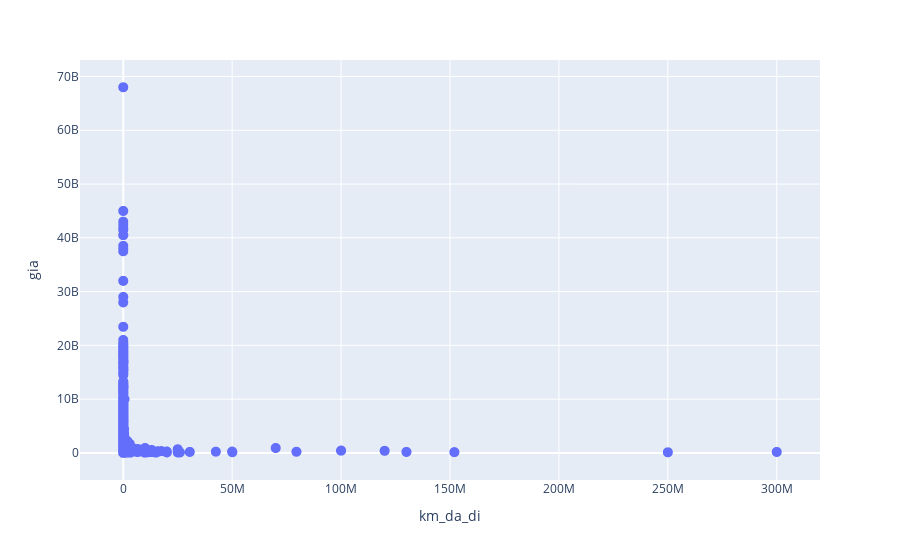

Notebook source saved alongside this figure:
### Code cell
#df = df[df.km_da_di < 1e9]
import plotly.express as px
fig = px.scatter(df, y="gia", x="km_da_di")
fig.update_traces(marker_size=10)
fig.show()

### Figure 1 — Plotly figure (JSON) as saved in the notebook; plotly's stock layout.template omitted (floating-point values rounded to 4 significant figures; data arrays with more than 128 entries replaced by an {"elided": "..."} marker saying what was removed)
{"data": [{"hovertemplate": "km_da_di=%{x}<br>gia=%{y}<extra></extra>", "legendgroup": "", "marker": {"color": "#636efa", "size": 10, "symbol": "circle"}, "mode": "markers", "name": "", "showlegend": false, "type": "scattergl", "x": {"elided": "41148 int values"}, "xaxis": "x", "y": {"elided": "41148 int values"}, "yaxis": "y"}], "layout": {"legend": {"tracegroupgap": 0}, "margin": {"t": 60}, "xaxis": {"anchor": "y", "domain": [0, 1], "title": {"text": "km_da_di"}}, "yaxis": {"anchor": "x", "domain": [0, 1], "title": {"text": "gia"}}}}
